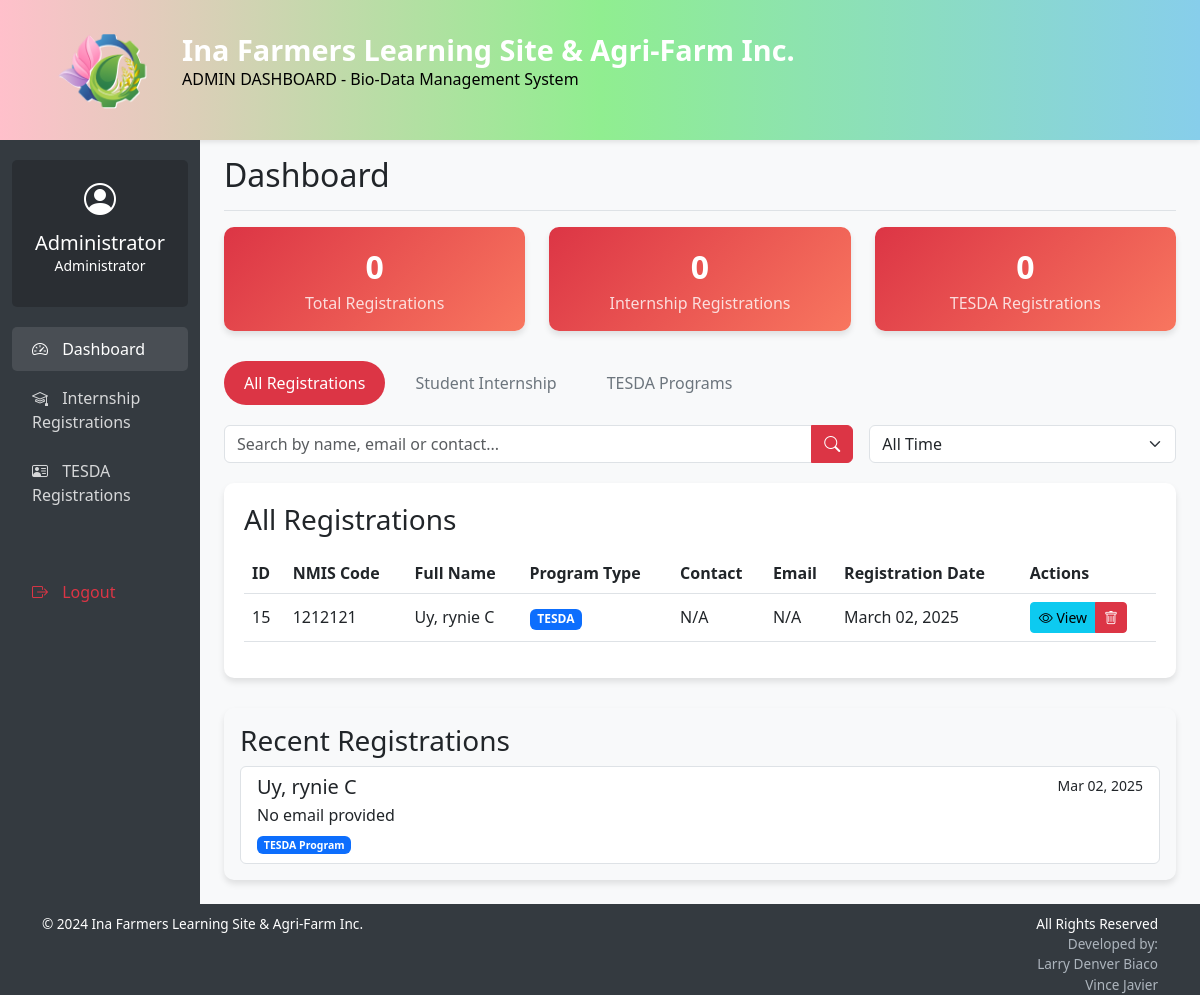
Page /admin/admin_dashboard.php (signed in) on the earlier database version.
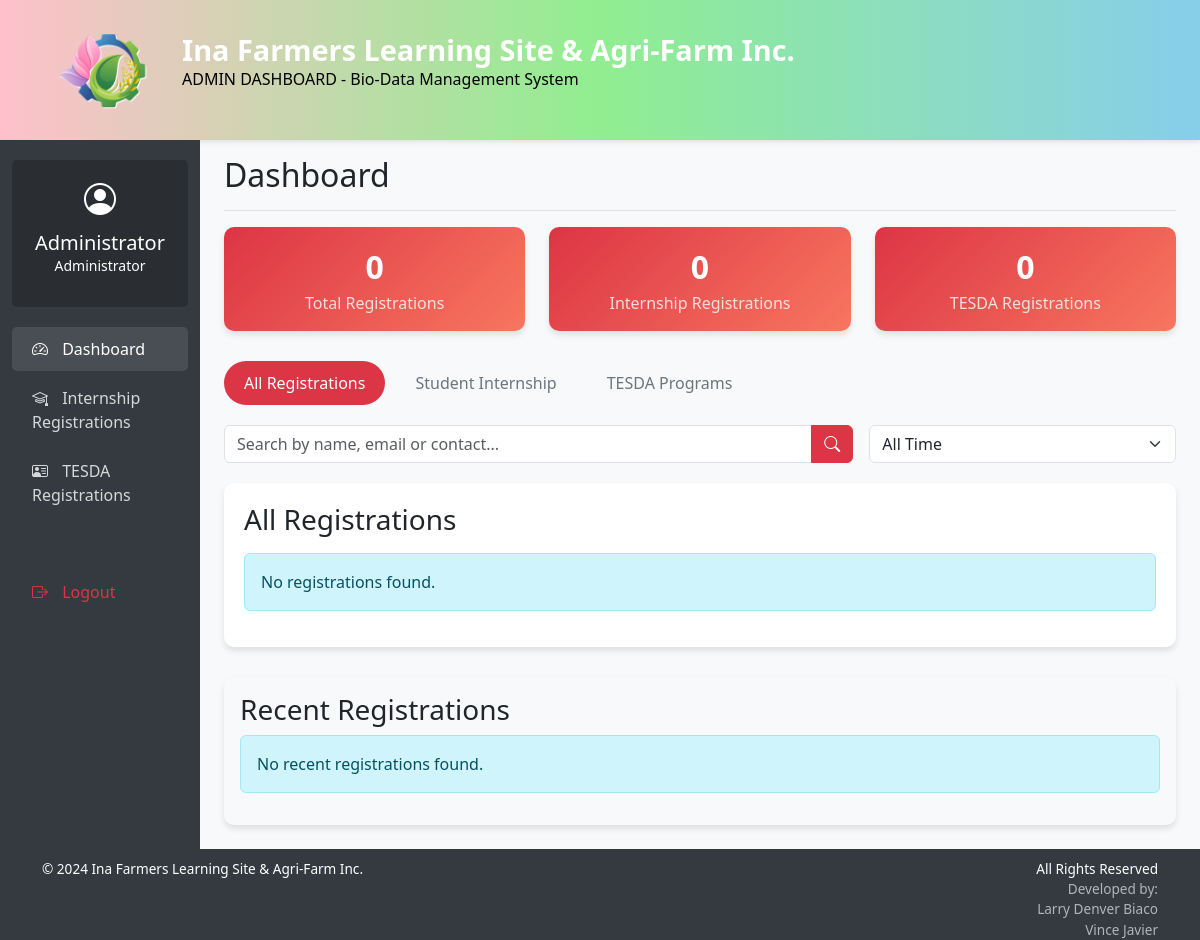
Same page on the later database version.
### tables this page shows
CREATE TABLE `users` (
  `id` int(11) NOT NULL,
  `nmis_code` varchar(20) DEFAULT NULL,
  `nmis_entry` int(255) DEFAULT NULL,
  `lastname` varchar(50) DEFAULT NULL,
  `firstname` varchar(50) DEFAULT NULL,
  `middlename` varchar(50) DEFAULT NULL,
  `address_street` varchar(100) DEFAULT NULL,
  `address_barangay` varchar(100) DEFAULT NULL,
  `address_district` varchar(255) DEFAULT NULL,
  `address_city` varchar(100) DEFAULT NULL,
  `address_province` varchar(100) DEFAULT NULL,
  `address_region` varchar(10) DEFAULT NULL,
  `address_zip` varchar(10) DEFAULT NULL,
  `address_boxNo` varchar(255) DEFAULT NULL,
  `sex` enum('Male','Female') DEFAULT NULL,
  `civil_status` enum('Single','Married','Widowed','Separated') DEFAULT NULL,
  `contact_number` varchar(20) DEFAULT NULL,
  `tel_number` varchar(255) DEFAULT NULL,
  `email` varchar(100) DEFAULT NULL,
  `fax_number` varchar(255) DEFAULT NULL,
  `other_contact` varchar(255) DEFAULT NULL,
  `fax` varchar(255) DEFAULT NULL,
  `employment_type` enum('Employed','Self-employed','Unemployed') DEFAULT NULL,
  `employment_status` enum('Probationary','Regular','Permanent','Contractual','Temporary') DEFAULT NULL,
  `birthdate` date DEFAULT NULL,
  `birth_place` varchar(100) DEFAULT NULL,
  `citizenship` varchar(50) DEFAULT NULL,
  `religion` varchar(50) DEFAULT NULL,
  `height` decimal(5,2) DEFAULT NULL,
  `weight` decimal(5,2) DEFAULT NULL,
  `blood_type` varchar(5) DEFAULT NULL,
  `sss_no` varchar(20) DEFAULT NULL,
  `gsis_no` varchar(20) DEFAULT NULL,
  `tin_no` varchar(20) DEFAULT NULL,
  `distinguish_marks` varchar(255) DEFAULT NULL,
  `created_at` timestamp NOT NULL DEFAULT current_timestamp(),
  `program_type` enum('internship','tesda') DEFAULT NULL
);

### admin/admin_dashboard.php (the view, shortened to what the rows shown need)
<?php
require_once __DIR__ . '/../connections/config.php';
$viewType = isset($_GET['view']) ? $_GET['view'] : 'all';
$recordsPerPage = 10;
$page = isset($_GET['page']) ? (int)$_GET['page'] : 1;
$offset = ($page - 1) * $recordsPerPage;
try {
    $pdo = new PDO("mysql:host=$host;dbname=$dbname", $username, $password);
    $pdo->setAttribute(PDO::ATTR_ERRMODE, PDO::ERRMODE_EXCEPTION);
    $stmt = $pdo->query("SELECT id, lastname, firstname, middlename, program_type, employment_status, contact_number,
                         email, created_at, DATE_FORMAT(created_at, '%M %d, %Y') AS formatted_date
                         FROM users ORDER BY created_at DESC LIMIT 5");
    $recentRegistrations = $stmt->fetchAll(PDO::FETCH_ASSOC);
    $query = "SELECT id, nmis_code, lastname, firstname, middlename, program_type, employment_status, contact_number,
              email, created_at, DATE_FORMAT(created_at, '%M %d, %Y') AS formatted_date
              FROM users WHERE 1=1";
    $query .= " ORDER BY created_at DESC LIMIT :offset, :limit";
    $stmt = $pdo->prepare($query);
    $stmt->bindValue(':offset', $offset, PDO::PARAM_INT);
    $stmt->bindValue(':limit', $recordsPerPage, PDO::PARAM_INT);
    $stmt->execute();
    $registrations = $stmt->fetchAll(PDO::FETCH_ASSOC);
} catch(PDOException $e) {
    $message = "Database error: " . $e->getMessage();
}
?>
<!DOCTYPE html>
<html lang="en">
<head>
    <link href="https://cdn.jsdelivr.net/npm/bootstrap@5.3.0/dist/css/bootstrap.min.css" rel="stylesheet">
    <link rel="stylesheet" href="https://cdn.jsdelivr.net/npm/bootstrap-icons@1.11.1/font/bootstrap-icons.css">
</head>
<body>
    <div class="header">
        <div class="container">
            <div class="logo-container">
                <div class="title-container">
                    <h1>Ina Farmers Learning Site & Agri-Farm Inc.</h1>
                </div>
            </div>
        </div>
    </div>
    <div class="container-fluid">
        <div class="row">
            <main class="col-md-9 ms-sm-auto col-lg-10 px-md-4">
                <div class="d-flex justify-content-between flex-wrap flex-md-nowrap align-items-center pt-3 pb-2 mb-3 border-bottom">
                    <h1 class="h2">Dashboard</h1>
                </div>
                <div class="table-container">
                    <?php if (empty($registrations)): ?>
                        <div class="alert alert-info">No registrations found.</div>
                    <?php else: ?>
                        <div class="table-responsive">
                            <table class="table table-hover align-middle">
                                <thead>
                                    <tr>
                                        <th>ID</th>
                                        <?php if ($viewType == 'tesda' || $viewType == 'all'): ?>
                                        <th>NMIS Code</th>
                                        <?php endif; ?>
                                        <th>Full Name</th>
                                        <th>Program Type</th>
                                        <th>Contact</th>
                                        <th>Email</th>
                                        <th>Registration Date</th>
                                        <th>Actions</th>
                                    </tr>
                                </thead>
                                <tbody>
                                    <?php foreach ($registrations as $reg): ?>
                                    <tr>
                                        <td><?php echo $reg['id']; ?></td>
                                        <?php if ($viewType == 'tesda' || $viewType == 'all'): ?>
                                        <td><?php echo htmlspecialchars($reg['nmis_code'] ?: 'N/A'); ?></td>
                                        <?php endif; ?>
                                        <td><?php echo htmlspecialchars($reg['lastname'] . ', ' . $reg['firstname'] . ' ' . $reg['middlename']); ?></td>
                                        <td>
                                            <?php if ($reg['program_type'] == 'internship'): ?>
                                                <span class="badge bg-success">Internship</span>
                                            <?php else: ?>
                                                <span class="badge bg-primary">TESDA</span>
                                            <?php endif; ?>
                                        </td>
                                        <td><?php echo htmlspecialchars($reg['contact_number'] ?: 'N/A'); ?></td>
                                        <td><?php echo htmlspecialchars($reg['email'] ?: 'N/A'); ?></td>
                                        <td><?php echo $reg['formatted_date']; ?></td>
                                        <td>
                                            <div class="btn-group">
                                                <?php if ($reg['program_type'] == 'internship'): ?>
                                                <a href="internship_view.php?id=<?php echo $reg['id']; ?>" class="btn btn-sm btn-info">
                                                    <i class="bi bi-eye"></i> View
                                                </a>
                                                <?php else: ?>
                                                <a href="view.php?id=<?php echo $reg['id']; ?>" class="btn btn-sm btn-info">
                                                    <i class="bi bi-eye"></i> View
                                                </a>
                                                <?php endif; ?>
                                                <button type="button" class="btn btn-sm btn-danger" data-bs-toggle="modal" data-bs-target="#deleteModal<?php echo $reg['id']; ?>">
                                                    <i class="bi bi-trash"></i>
                                                </button>
                                            </div>
                                        </td>
                                    </tr>
                                    <?php endforeach; ?>
                                </tbody>
                            </table>
                        </div>
                    <?php endif; ?>
                </div>
                <div class="row mb-4">
                    <div class="col-md-12">
                        <div class="dashboard-card p-3">
                            <div class="list-group">
                                <?php if (empty($recentRegistrations)): ?>
                                    <div class="alert alert-info">No recent registrations found.</div>
                                <?php else: ?>
                                    <?php foreach ($recentRegistrations as $recent): ?>
                                    <a href="<?php echo ($recent['program_type'] == 'internship') ? 'internship_view.php?id=' : 'view.php?id='; ?><?php echo $recent['id']; ?>" class="list-group-item list-group-item-action">
                                        <div class="d-flex w-100 justify-content-between">
                                            <h5 class="mb-1"><?php echo htmlspecialchars($recent['lastname'] . ', ' . $recent['firstname'] . ' ' . $recent['middlename']); ?></h5>
                                            <small><?php echo date('M d, Y', strtotime($recent['created_at'])); ?></small>
                                        </div>
                                        <p class="mb-1"><?php echo htmlspecialchars($recent['email'] ?: 'No email provided'); ?></p>
                                        <small>
                                            <?php if ($recent['program_type'] == 'internship'): ?>
                                                <span class="badge bg-success">Student Internship</span>
                                            <?php else: ?>
                                                <span class="badge bg-primary">TESDA Program</span>
                                            <?php endif; ?>
                                        </small>
                                    </a>
                                    <?php endforeach; ?>
                                <?php endif; ?>
                            </div>
                        </div>
                    </div>
                </div>
            </main>
        </div>
    </div>
</body>
</html>

Differences in the rows shown:
removed users: id "15", nmis_code "1212121", lastname+firstname+middlename "Uy, rynie C", shows "TESDA", contact_number "N/A", email "N/A", formatted_date "March 02, 2025", created_at "Mar 02, 2025", email "No email provided", shows "TESDA Program"
Other differences:
text no longer shown: "ID NMIS Code Full Name Program Type Contact Email Registration Date Actions"
text now shown: "No registrations found. No recent registrations found."
